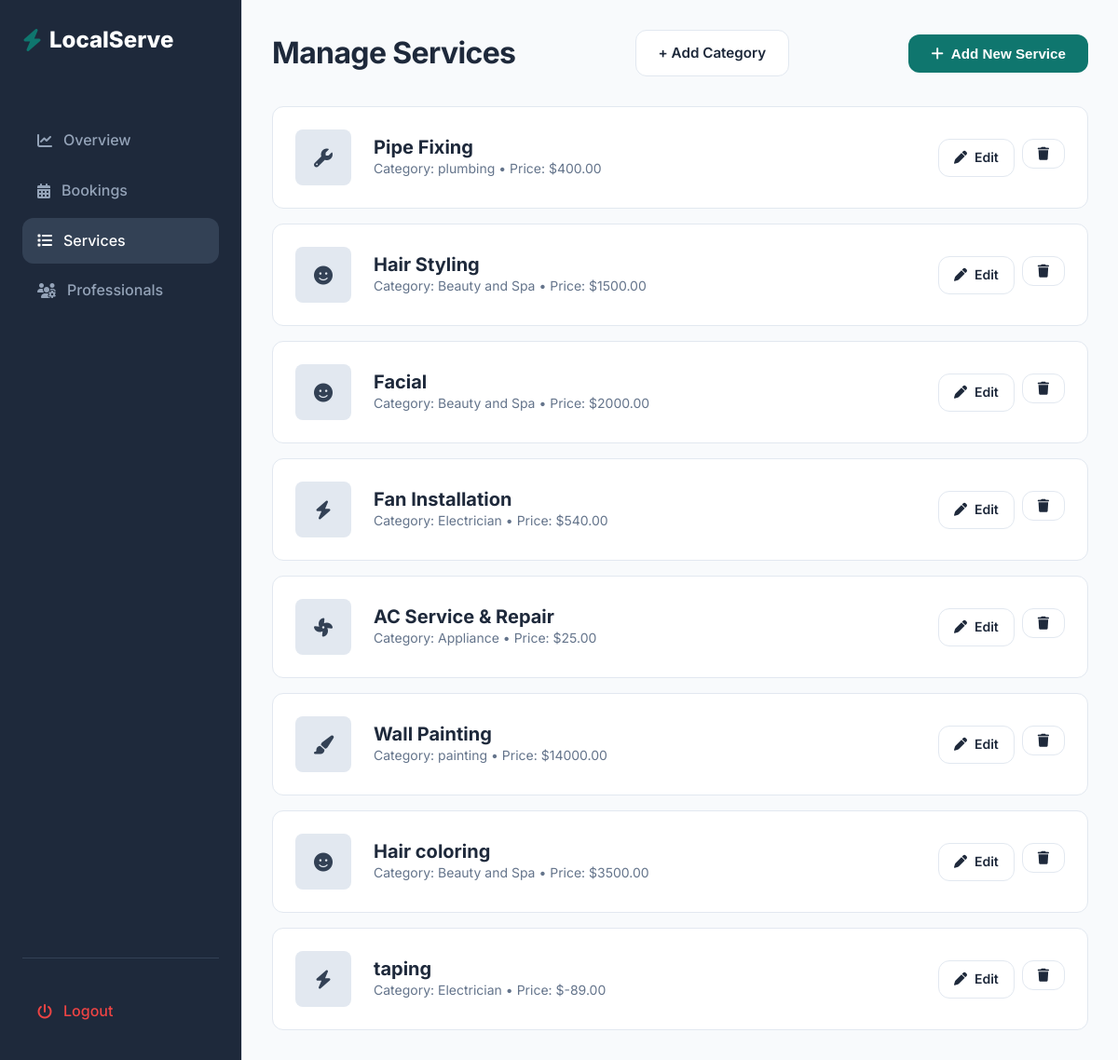
The page /services/admin_services/ (signed in) on the database its author committed.
### services/models.py (models this page shows, shortened)
class Service(models.Model):
    category = models.ForeignKey(ServiceCategory, on_delete=models.CASCADE, related_name = "services")
    title = models.CharField(max_length=150)
    description = models.TextField()
    price = models.DecimalField(max_digits=8,decimal_places=2)
    duration_minutes = models.IntegerField()
    image = models.ImageField(upload_to="services/",blank=True, null=True)
    is_active = models.BooleanField(default=True)
    created_at = models.DateTimeField(auto_now_add=True)
    is_best_seller = models.BooleanField(default=False)
    includes = models.TextField(blank=True,default="",
        help_text="Enter one item per line (e.g. Deep dusting, Floor cleaning, etc.)"
    )

class ServiceCategory(models.Model):
    name = models.CharField(max_length = 100)
    icon = models.CharField(max_length = 100,blank=True)
    is_active = models.BooleanField(default = True)

### services/views.py (the view)
# urls.py: path('admin_services/',views.admin_services, name='admin_services'),
@login_required
@never_cache
def admin_services(request):
    services = Service.objects.select_related('category').all()
    return render(request,'admin/services/admin_services.html',{'services':services})

### templates/admin/services/admin_services.html (shortened to what this page needs)
{% extends "base_admin.html" %}
        {% block content %}
            <div class="flex justify-between items-center" style="margin-bottom: 2rem;">
                <h2>Manage Services</h2>
                <a href="{% url 'add_category' %}" class="btn btn-secondary">
                    + Add Category
                </a>
                <a href="{% url "add_service" %}">
                <button class="btn btn-primary"><i class="fa-solid fa-plus"></i> Add New Service</button>
                </a>
            </div>
            <div class="grid grid-cols-1 gap-md">
                 {% for service in services %}
                <div class="card flex justify-between items-center">
                    <div class="flex items-center gap-lg">
                        <div
                            style="width: 60px; height: 60px; background: #E2E8F0; border-radius: 8px; display: flex; align-items: center; justify-content: center;">
                            <i class="fa-solid {{ service.category.icon }} fa-lg"></i>
                        </div>
                        <div>
                            <h4 style="margin: 0;">{{ service.title }}</h4>
                            <p class="text-sm text-light">Category: {{service.category.name}} • Price: ${{ service.price }}</p>
                        </div>
                    </div>
                    <div class="flex gap-sm">
                        <a href="{% url "edit_service" service.id %}" class="btn btn-secondary btn-sm"><i class="fa-solid fa-pen"></i> Edit</a>
                        <form action="{% url 'delete_service' service.id %}" method="post" style="display:inline;">
                        <button class="btn btn-secondary btn-sm text-danger" onclick="return confirm('Are you sure you want to delete this service?');"><i class="fa-solid fa-trash"></i></button>
                        </form>
                    </div>
                </div>
                {% endfor %}
            </div>
        {% endblock %}

### static/css/style.css (style rules this page uses)
:root { --color-primary: #0F766E; --color-primary-dark: #0F5F57; --color-primary-light: #CCFBF1; --color-secondary: #0F172A; --color-accent: #F59E0B; --color-bg: #F8FAFC; --color-surface: #FFFFFF; --color-border: #E2E8F0; --color-text: #334155; --color-text-dark: #1E293B; --color-text-light: #64748B; --color-text-white: #FFFFFF; --color-success: #10B981; --color-warning: #F59E0B; --color-danger: #EF4444; --color-info: #3B82F6; --spacing-xs: 0.25rem; --spacing-sm: 0.5rem; --spacing-md: 1rem; --spacing-lg: 1.5rem; --spacing-xl: 3rem; --radius-sm: 6px; --radius-md: 12px; --radius-lg: 20px; --radius-full: 9999px; --shadow-sm: 0 1px 2px 0 rgba(0, 0, 0, 0.05); --shadow-md: 0 4px 6px -1px rgba(0, 0, 0, 0.1), 0 2px 4px -1px rgba(0, 0, 0, 0.06); --shadow-lg: 0 10px 15px -3px rgba(0, 0, 0, 0.1), 0 4px 6px -2px rgba(0, 0, 0, 0.05); --shadow-hover: 0 20px 25px -5px rgba(0, 0, 0, 0.1), 0 10px 10px -5px rgba(0, 0, 0, 0.04); --transition: all 0.2s cubic-bezier(0.4, 0, 0.2, 1); --header-height: 80px; --max-width: 1200px; }
*, *::before, *::after { box-sizing: border-box; margin: 0; padding: 0; }
body { font-family: 'Inter', sans-serif; background-color: var(--color-bg); color: var(--color-text); line-height: 1.6; -webkit-font-smoothing: antialiased; }
a { text-decoration: none; color: inherit; transition: var(--transition); }
.flex { display: flex; }
.items-center { align-items: center; }
.justify-between { justify-content: space-between; }
.gap-sm { gap: var(--spacing-sm); }
.gap-md { gap: var(--spacing-md); }
.gap-lg { gap: var(--spacing-lg); }
.grid { display: grid; }
h1, h2, h3, h4, h5, h6 { color: var(--color-text-dark); font-weight: 700; line-height: 1.2; }
h2 { font-size: 2rem; letter-spacing: -0.02em; }
h4 { font-size: 1.25rem; }
.text-light { color: var(--color-text-light); }
.text-sm { font-size: 0.875rem; }
.btn { display: inline-flex; align-items: center; justify-content: center; padding: 0.75rem 1.5rem; border-radius: var(--radius-md); font-weight: 600; cursor: pointer; transition: var(--transition); border: none; font-size: 0.95rem; gap: 0.5rem; }
.btn-primary { background-color: var(--color-primary); color: white; }
.btn-secondary { background-color: white; color: var(--color-text-dark); border: 1px solid var(--color-border); }
.btn-sm { padding: 0.5rem 1rem; font-size: 0.875rem; }
.card { background: var(--color-surface); border-radius: var(--radius-md); border: 1px solid var(--color-border); padding: var(--spacing-lg); transition: var(--transition); }

### rows shown on the page
Service: title "Pipe Fixing", category.name "plumbing", price "400.00"
Service: title "Hair Styling", category.name "Beauty and Spa", price "1500.00"
Service: title "Facial", category.name "Beauty and Spa", price "2000.00"
Service: title "Fan Installation", category.name "Electrician", price "540.00"
Service: title "AC Service & Repair", category.name "Appliance", price "25.00"
Service: title "Wall Painting", category.name "painting", price "14000.00"
Service: title "Hair coloring", category.name "Beauty and Spa", price "3500.00"
Service: title "taping", category.name "Electrician", price "-89.00"
